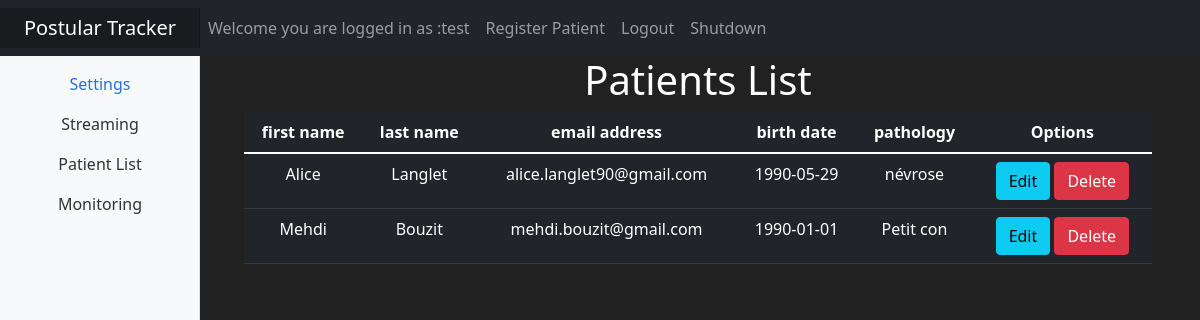
Page /patient_list (signed in) on the committed database.
### Tracker/models.py (models this page shows, shortened)
class User(db.Model, UserMixin):
    id =db.Column(db.Integer(),primary_key=True)
    username=db.Column(db.String(length=30), nullable=False,unique=True)
    email_address=db.Column(db.String(length=50),nullable=False,unique=True)
    password_hash=db.Column(db.String(length=128),nullable=False)
    settings=db.relationship('Settings',backref='owned_user',lazy=True)
    patient=db.relationship('Patient',backref='owned_user',lazy=True)
    @property
    def password(self):
        return self.password

class Patient(db.Model):
    id =db.Column(db.Integer(),primary_key=True)
    first_name=db.Column(db.String(length=30), nullable=False,unique=True)
    last_name=db.Column(db.String(length=30), nullable=False,unique=False)
    birthdate=db.Column(db.Text(),nullable=False,unique=False)  # TEXT as ISO8601 strings ("YYYY-MM-DD HH:MM:SS.SSS").
    email_address=db.Column(db.String(length=50),nullable=False,unique=True)
    pathology=db.Column(db.String(length=50),nullable=False,unique=False)
    creation_date=db.Column(db.DateTime ,default=datetime.datetime.utcnow)
    owner=db.Column(db.Integer() ,db.ForeignKey('user.id'))
    UniqueConstraint('first_name','last_name')

### Tracker/routes.py (the view)
@app.route('/patient_list', methods=['GET','POST'])
@login_required
def patient_page():
    EditPatient=forms.EditPatient(request.form)
    DeletePatient=forms.DeletePatient(request.form)
    Patient_Form=forms.PatientForm(request.form)
    patients_list=Patient.query.filter_by(owner=current_user.id).all()
    if EditPatient.validate_on_submit():
        id_edit=request.form.get("Edit")
        print(id_edit)
        patient_to_edit=Patient.query.filter_by(id=id_edit).first()
        patient_to_edit.first_name=Patient_Form.first_name.data
        patient_to_edit.last_name=Patient_Form.last_name.data
        patient_to_edit.birth_date=Patient_Form.birth_date.data
        patient_to_edit.email_address=Patient_Form.email_address.data
        patient_to_edit.pathology=Patient_Form.pathology.data
        try:
            db.session.commit()
            flash(f'Success : Patient modified with sucess', category='success')
            updated_patient=Patient.query.filter_by(id=id_edit).first()
        except IntegrityError as e :
            flash(f'Issue updating patient in database :{e.orig.args}' , category='danger')
        return  render_template('patient.html', patients=patients_list, patient_form=Patient_Form,EditPatient=EditPatient,DeletePatient=DeletePatient)
    else :
        print(" I am here waiting for request other than POST")
    return  render_template('patient.html', patients=patients_list, patient_form=Patient_Form,EditPatient=EditPatient,DeletePatient=DeletePatient)

### Tracker/models.py (called while the page is built)
@login_manager.user_loader
def load_user(user_id):
    return User.query.get(int(user_id))

### Tracker/templates/patient.html (shortened to what this page needs)
{% extends 'base.html' %}
{% block content %}
<body class=" text-center">
    <div class="container">
        <h1> Patients List </h1>
        <table class="table table-hover table-dark">
                <thead>
                    <tr>
                        <th scope="col">first name</th>
                        <th scope="col">last name</th>
                        <th scope="col">email address</th>
                        <th scope="col">birth date</th>
                        <th scope="col">pathology</th>
                        <th scope="col">Options</th>
                    </tr>
                </thead>
            <tbody>
                    {% for item in patients %}
                        <tr>
                            <td> {{item.first_name}}</td>
                            <td> {{item.last_name}}</td>
                            <td> {{item.email_address}}</td>
                            <td> {{item.birthdate}}</td>
                            <td>{{item.pathology}}</td>
                            <td>
                            <button class="btn btn-outline btn-info" data-toggle="modal" data-target="#Modal-Edit{{ item.id }}"> Edit </button>
                            <button class="btn btn-outline btn-danger" data-toggle="modal" data-target="#Modal-Delete{{ item.id }}"> Delete </button>
                            </td>
                        </tr>
                    {% endfor %}
            </tbody>
        </table>
    </div>
</body>
{% endblock %}

### Tracker/templates/base.html (shortened to what this page needs)
<!doctype html>
<html lang="en">
   <head>
      <link href="..\static\css\dashboard.css" rel="stylesheet">
      <link href="https://cdn.jsdelivr.net/npm/bootstrap@5.1.3/dist/css/bootstrap.min.css" rel="stylesheet">
    <head>
    <body>
            <header class="navbar navbar-expand-lg sticky-top navbar-dark bg-dark">
                <a class="navbar-brand col-md-3 col-lg-2 me-0 px-3" href="#">Postular Tracker</a>
                <div class="navbar-nav">
                    {%if current_user.is_authenticated %}
                                    <ul class="nav justify-content-end">
                                        <li class="nav-item">
                                            <a class="nav-link"> Welcome you are logged in as :{{current_user.username }}</a>
                                        </li>
                                        <li class="nav-item">
                                            <a class="nav-link" href="{{ url_for('patient_register_page') }}"> Register Patient</a>
                                        </li>
                                        <li class="nav-item">
                                            <a class="nav-link" href="{{ url_for('logout_page') }}">Logout</a>
                                        </li>
                                        <li class="nav-item">
                                            <a class="nav-link" href="{{ url_for('shutdown') }}">Shutdown</a>
                                        </li>
                                    </ul>
                    {% endif %}
                </div>
            </header>
            <div class="container-fluid">
                <div class="row">
                    <nav id="sidebarMenu" class="col-md-3 col-lg-2 d-md-block bg-light sidebar collapse">
                        <div class="position-sticky pt-3">
                            <ul class="nav flex-column">
                                <li class="nav-item">
                                    <a class="nav-link active" aria-current="page" href="{{url_for('settings_page')}}">
                                    Settings
                                    </a>
                                </li>
                                <li class="nav-item">
                                    <a class="nav-link" href="{{url_for('stream_page')}}">
                                    Streaming
                                    </a>
                                </li>
                                <li class="nav-item">
                                    <a class="nav-link" href="{{url_for('patient_page')}}">
                                    Patient List
                                    </a>
                                </li>
                                <li class="nav-item">
                                    <a class="nav-link" href="#">
                                    Monitoring
                                    </a>
                                </li>
                            </ul>
                        </div>
                    </nav>
                </div>
                <main class="col-md-9 ms-sm-auto col-lg-10 px-md-4">
                            {% block content %}
                            {% endblock %}
                </main>
            </div>
         </body>
      </html>
   </body>
</html>

### Tracker/static/css/dashboard.css (style rules this page uses)
body { font-size: .875rem; }
.sidebar { position: fixed; top: 0; bottom: 0; left: 0; z-index: 100; padding: 48px 0 0; box-shadow: inset -1px 0 0 rgba(0, 0, 0, .1); }
.sidebar .nav-link { font-weight: 500; color: #333; }
.sidebar .nav-link.active { color: #2470dc; }
.navbar-brand { padding-top: .75rem; padding-bottom: .75rem; font-size: 1rem; background-color: rgba(0, 0, 0, .25); box-shadow: inset -1px 0 0 rgba(0, 0, 0, .25); }

### Tracker/templates/base.html (style rules this page uses)
body { background-color: #212121; color: white }

### rows in the picture
User: username "test"
Patient: first_name "Alice", last_name "Langlet", email_address "alice.langlet90@gmail.com", birthdate "1990-05-29", pathology "névrose"
Patient: first_name "Mehdi", last_name "Bouzit", email_address "mehdi.bouzit@gmail.com", birthdate "1990-01-01", pathology "Petit con"
